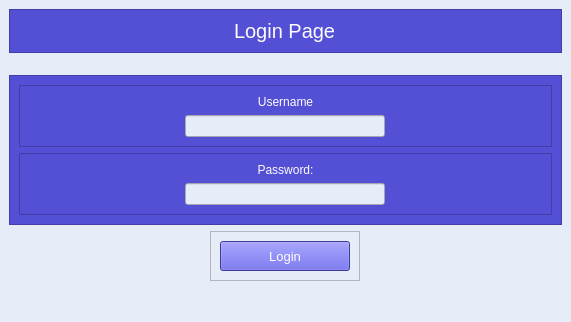
<?xml version="1.0" encoding="UTF-8"?>
<ui version="4.0">
 <class>LoginWindow</class>
 <widget class="QMainWindow" name="LoginWindow">
  <property name="geometry">
   <rect>
    <x>0</x>
    <y>0</y>
    <width>571</width>
    <height>322</height>
   </rect>
  </property>
  <property name="windowTitle">
   <string>Login Window</string>
  </property>
  <property name="styleSheet">
   <string notr="true">background-color: rgb(230, 237, 248);</string>
  </property>
  <widget class="QWidget" name="centralwidget">
   <layout class="QVBoxLayout" name="verticalLayout">
    <item alignment="Qt::AlignTop">
     <widget class="QFrame" name="frame">
      <property name="styleSheet">
       <string notr="true">background-color: rgb(84, 80, 214);
color: rgb(253, 252, 255);</string>
      </property>
      <property name="frameShape">
       <enum>QFrame::StyledPanel</enum>
      </property>
      <property name="frameShadow">
       <enum>QFrame::Raised</enum>
      </property>
      <layout class="QHBoxLayout" name="horizontalLayout">
       <item alignment="Qt::AlignHCenter">
        <widget class="QLabel" name="label">
         <property name="font">
          <font>
           <pointsize>15</pointsize>
          </font>
         </property>
         <property name="text">
          <string>Login Page</string>
         </property>
        </widget>
       </item>
      </layout>
     </widget>
    </item>
    <item>
     <widget class="QFrame" name="frame_2">
      <property name="styleSheet">
       <string notr="true">background-color: rgb(84, 80, 214);
color: rgb(253, 252, 255);</string>
      </property>
      <property name="frameShape">
       <enum>QFrame::StyledPanel</enum>
      </property>
      <property name="frameShadow">
       <enum>QFrame::Raised</enum>
      </property>
      <layout class="QVBoxLayout" name="verticalLayout_2">
       <item>
        <widget class="QFrame" name="frame_4">
         <property name="frameShape">
          <enum>QFrame::StyledPanel</enum>
         </property>
         <property name="frameShadow">
          <enum>QFrame::Raised</enum>
         </property>
         <layout class="QVBoxLayout" name="verticalLayout_3">
          <item>
           <widget class="QLabel" name="label_2">
            <property name="font">
             <font/>
            </property>
            <property name="text">
             <string>Username</string>
            </property>
            <property name="alignment">
             <set>Qt::AlignCenter</set>
            </property>
           </widget>
          </item>
          <item alignment="Qt::AlignHCenter">
           <widget class="QLineEdit" name="username_tb">
            <property name="minimumSize">
             <size>
              <width>200</width>
              <height>0</height>
             </size>
            </property>
            <property name="maximumSize">
             <size>
              <width>200</width>
              <height>50</height>
             </size>
            </property>
            <property name="font">
             <font/>
            </property>
            <property name="styleSheet">
             <string notr="true">background-color: rgb(230, 237, 248);
color: rgb(0, 0, 0);</string>
            </property>
            <property name="alignment">
             <set>Qt::AlignCenter</set>
            </property>
           </widget>
          </item>
         </layout>
        </widget>
       </item>
       <item>
        <widget class="QFrame" name="frame_5">
         <property name="frameShape">
          <enum>QFrame::StyledPanel</enum>
         </property>
         <property name="frameShadow">
          <enum>QFrame::Raised</enum>
         </property>
         <layout class="QVBoxLayout" name="verticalLayout_4">
          <item>
           <widget class="QLabel" name="label_3">
            <property name="font">
             <font/>
            </property>
            <property name="text">
             <string>Password:</string>
            </property>
            <property name="alignment">
             <set>Qt::AlignCenter</set>
            </property>
           </widget>
          </item>
          <item alignment="Qt::AlignHCenter">
           <widget class="QLineEdit" name="password_tb">
            <property name="minimumSize">
             <size>
              <width>200</width>
              <height>0</height>
             </size>
            </property>
            <property name="maximumSize">
             <size>
              <width>200</width>
              <height>50</height>
             </size>
            </property>
            <property name="font">
             <font/>
            </property>
            <property name="styleSheet">
             <string notr="true">background-color: rgb(230, 237, 248);
color: rgb(0, 0, 0);</string>
            </property>
            <property name="alignment">
             <set>Qt::AlignCenter</set>
            </property>
           </widget>
          </item>
         </layout>
        </widget>
       </item>
      </layout>
     </widget>
    </item>
    <item alignment="Qt::AlignHCenter|Qt::AlignTop">
     <widget class="QFrame" name="frame_3">
      <property name="frameShape">
       <enum>QFrame::StyledPanel</enum>
      </property>
      <property name="frameShadow">
       <enum>QFrame::Raised</enum>
      </property>
      <layout class="QHBoxLayout" name="horizontalLayout_2">
       <item>
        <widget class="QPushButton" name="login_btn">
         <property name="minimumSize">
          <size>
           <width>130</width>
           <height>30</height>
          </size>
         </property>
         <property name="maximumSize">
          <size>
           <width>130</width>
           <height>30</height>
          </size>
         </property>
         <property name="font">
          <font>
           <pointsize>10</pointsize>
          </font>
         </property>
         <property name="styleSheet">
          <string notr="true">background-color: rgb(84, 80, 214);
color: rgb(253, 252, 255);</string>
         </property>
         <property name="text">
          <string>Login</string>
         </property>
         <property name="icon">
          <iconset>
           <normaloff>icons/log-in.svg</normaloff>icons/log-in.svg</iconset>
         </property>
         <property name="iconSize">
          <size>
           <width>18</width>
           <height>18</height>
          </size>
         </property>
        </widget>
       </item>
      </layout>
     </widget>
    </item>
   </layout>
  </widget>
  <widget class="QMenuBar" name="menubar">
   <property name="geometry">
    <rect>
     <x>0</x>
     <y>0</y>
     <width>571</width>
     <height>22</height>
    </rect>
   </property>
  </widget>
  <widget class="QStatusBar" name="statusbar"/>
 </widget>
 <resources/>
 <connections/>
</ui>
